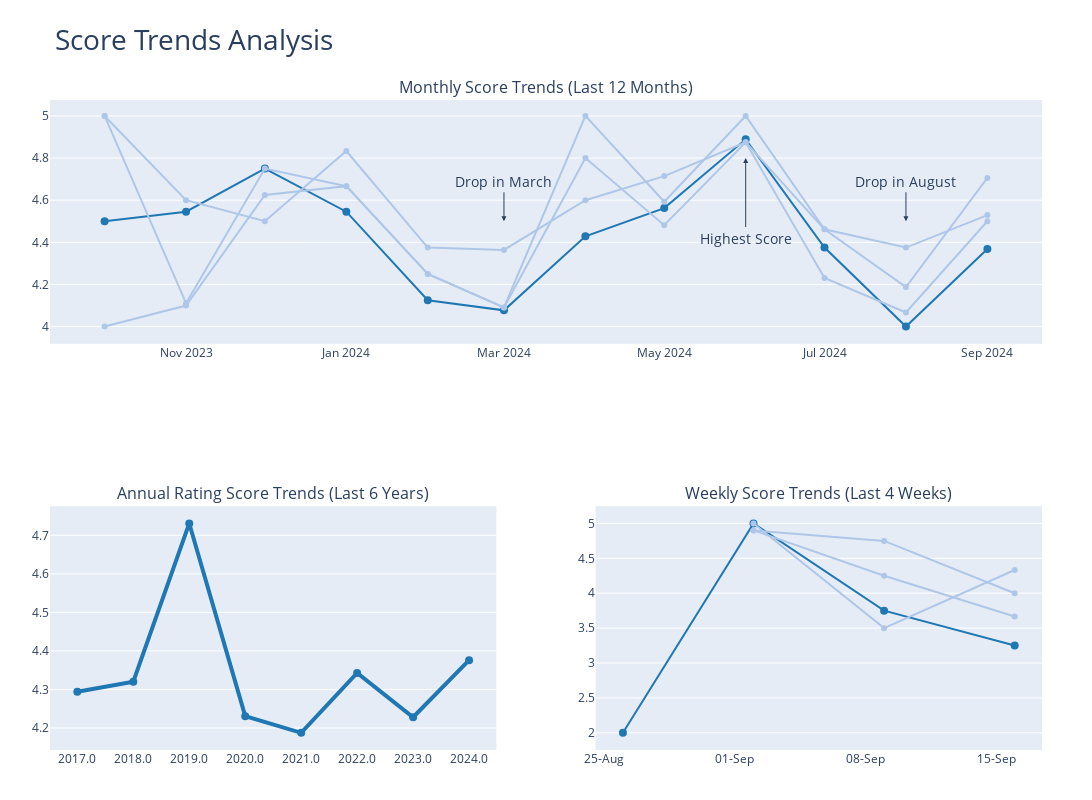

Notebook code for this chart:
### Code cell
# Convert date column to datetime format
reviews['date'] = pd.to_datetime(reviews['date'], errors='coerce')
reviews['month'] = reviews['date'].dt.to_period('M')
reviews['year'] = reviews['date'].dt.year
reviews['week'] = reviews['date'].dt.to_period('W')
reviews['week'] = reviews['date'] - pd.to_timedelta(reviews['date'].dt.weekday, unit='d')
reviews['week'] = reviews['week'].dt.strftime('%Y-%m-%d')

# Filter data for the last periods (months, years, weeks)
last_months = reviews[reviews['date'] >= pd.to_datetime('today') - pd.DateOffset(months=12)]
last_years = reviews[reviews['date'] >= pd.to_datetime('today') - pd.DateOffset(years=8)]
last_weeks = reviews[reviews['date'] >= pd.to_datetime('today') - pd.DateOffset(weeks=5)]

# Compute averages for the required periods
monthly_avg_scores = last_months.groupby('month')[['rating_score', 'food_score', 'service_score', 'atmosphere_score']].mean()
yearly_avg_scores = last_years.groupby('year')[['rating_score']].mean()
weekly_avg_scores = last_weeks.groupby('week')[['rating_score', 'food_score', 'service_score', 'atmosphere_score']].mean()

# Update the axis labels for each score to be more readable
label_mapping = {
    'rating_score': 'Rating',
    'food_score': 'Food',
    'service_score': 'Service',
    'atmosphere_score': 'Atmosphere'
}

# Create a figure with subplots using the Z-layout
fig = make_subplots(rows=2, cols=2,
                    specs=[[{"colspan": 2}, None],
                           [{}, {}]],  # 1 large plot on the first row, 2 smaller plots on the second
                    subplot_titles=("Monthly Score Trends (Last 12 Months)", 
                                    "Annual Rating Score Trends (Last 6 Years)", 
                                    "Weekly Score Trends (Last 4 Weeks)"))

# Add monthly score trends to the first row (rating_score in stronger color)
colors = ['#1f77b4', '#aec7e8', '#aec7e8', '#aec7e8']  # Same tonal range, rating_score stronger
for i, column in enumerate(monthly_avg_scores.columns):
    label = label_mapping[column]  # Get the readable label
    fig.add_trace(
        go.Scatter(x=monthly_avg_scores.index.astype(str), y=monthly_avg_scores[column],
                   mode='lines+markers', name=label, 
                   text=[f"{label} - {val:.2f}" for val in monthly_avg_scores[column]], 
                   hoverinfo="text", line=dict(color=colors[i])),
        row=1, col=1)

# Add yearly score trends to the second row (left)
fig.add_trace(
    go.Scatter(x=yearly_avg_scores.index.astype(str), y=yearly_avg_scores['rating_score'],
               mode='lines+markers', name="Rating", line=dict(color='#1f77b4', width=4),
               text=[f"Rating - {val:.2f}" for val in yearly_avg_scores['rating_score']], 
               hoverinfo="text"),
    row=2, col=1)

# Add weekly score trends to the second row (right, weaker colors)
for i, column in enumerate(weekly_avg_scores.columns):
    label = label_mapping[column]  # Get the readable label
    fig.add_trace(
        go.Scatter(x=weekly_avg_scores.index.astype(str), y=weekly_avg_scores[column],
                   mode='lines+markers', name=label, 
                   text=[f"{label} - {val:.2f}" for val in weekly_avg_scores[column]], 
                   hoverinfo="text", line=dict(color=colors[i])),
        row=2, col=2)

# Enhance presentation: remove gridlines and borders, increase size, and remove legend
fig.update_layout(showlegend=False, 
                  title="Score Trends Analysis",
                  title_font=dict(size=28),
                  margin=dict(l=50, r=50, t=100, b=50),
                  paper_bgcolor="white",
                  height=800, width=1200)

# Remove unnecessary gridlines for a cleaner look
fig.update_xaxes(showline=False, showgrid=False)
fig.update_yaxes(showline=False, showgrid=True)

# Customize x-axes formatting: show only the year for yearly data, and only day and month for weekly data
fig.update_xaxes(
    tickformat="%Y",  # Only show the year for the yearly graph
    row=2, col=1
)

fig.update_xaxes(
    tickformat="%d-%b",  # Show only the day and month for weekly graph
    row=2, col=2
)

# Add annotations to highlight key points
fig.add_annotation(x='2024-06', y=4.8, 
                   text="Highest Score", 
                   showarrow=True, arrowhead=2,
                   ax=0, ay=80, row=1, col=1, font=dict(size=14))

fig.add_annotation(x='2024-03', y=4.5, 
                   text="Drop in March", 
                   showarrow=True, arrowhead=2,
                   ax=0, ay=-40, row=1, col=1, font=dict(size=14))

fig.add_annotation(x='2024-08', y=4.5, 
                   text="Drop in August", 
                   showarrow=True, arrowhead=2,
                   ax=0, ay=-40, row=1, col=1, font=dict(size=14))

# Improve line aesthetics (rating score with more prominence)
fig.update_traces(marker=dict(size=8), selector=dict(name="Rating"))

# Display the interactive plot
fig.show()

### Figure 1 — Plotly figure (JSON) as saved in the notebook; plotly's stock layout.template omitted (floating-point values rounded to 4 significant figures)
{"data": [{"hoverinfo": "text", "line": {"color": "#1f77b4"}, "marker": {"size": 8}, "mode": "lines+markers", "name": "Rating", "text": ["Rating - 4.50", "Rating - 4.55", "Rating - 4.75", "Rating - 4.55", "Rating - 4.12", "Rating - 4.08", "Rating - 4.43", "Rating - 4.56", "Rating - 4.89", "Rating - 4.38", "Rating - 4.00", "Rating - 4.37"], "type": "scatter", "x": ["2023-10", "2023-11", "2023-12", "2024-01", "2024-02", "2024-03", "2024-04", "2024-05", "2024-06", "2024-07", "2024-08", "2024-09"], "xaxis": "x", "y": [4.5, 4.545, 4.75, 4.545, 4.125, 4.077, 4.429, 4.562, 4.889, 4.375, 4, 4.368], "yaxis": "y"}, {"hoverinfo": "text", "line": {"color": "#aec7e8"}, "mode": "lines+markers", "name": "Food", "text": ["Food - 5.00", "Food - 4.11", "Food - 4.75", "Food - 4.67", "Food - 4.25", "Food - 4.09", "Food - 4.80", "Food - 4.48", "Food - 4.88", "Food - 4.23", "Food - 4.07", "Food - 4.50"], "type": "scatter", "x": ["2023-10", "2023-11", "2023-12", "2024-01", "2024-02", "2024-03", "2024-04", "2024-05", "2024-06", "2024-07", "2024-08", "2024-09"], "xaxis": "x", "y": [5, 4.111, 4.75, 4.667, 4.25, 4.091, 4.8, 4.481, 4.875, 4.231, 4.067, 4.5], "yaxis": "y"}, {"hoverinfo": "text", "line": {"color": "#aec7e8"}, "mode": "lines+markers", "name": "Service", "text": ["Service - 5.00", "Service - 4.60", "Service - 4.50", "Service - 4.83", "Service - 4.38", "Service - 4.36", "Service - 4.60", "Service - 4.71", "Service - 4.88", "Service - 4.46", "Service - 4.38", "Service - 4.53"], "type": "scatter", "x": ["2023-10", "2023-11", "2023-12", "2024-01", "2024-02", "2024-03", "2024-04", "2024-05", "2024-06", "2024-07", "2024-08", "2024-09"], "xaxis": "x", "y": [5, 4.6, 4.5, 4.833, 4.375, 4.364, 4.6, 4.714, 4.875, 4.462, 4.375, 4.529], "yaxis": "y"}, {"hoverinfo": "text", "line": {"color": "#aec7e8"}, "mode": "lines+markers", "name": "Atmosphere", "text": ["Atmosphere - 4.00", "Atmosphere - 4.10", "Atmosphere - 4.62", "Atmosphere - 4.67", "Atmosphere - 4.25", "Atmosphere - 4.09", "Atmosphere - 5.00", "Atmosphere - 4.59", "Atmosphere - 5.00", "Atmosphere - 4.46", "Atmosphere - 4.19", "Atmosphere - 4.71"], "type": "scatter", "x": ["2023-10", "2023-11", "2023-12", "2024-01", "2024-02", "2024-03", "2024-04", "2024-05", "2024-06", "2024-07", "2024-08", "2024-09"], "xaxis": "x", "y": [4, 4.1, 4.625, 4.667, 4.25, 4.091, 5, 4.593, 5, 4.462, 4.188, 4.706], "yaxis": "y"}, {"hoverinfo": "text", "line": {"color": "#1f77b4", "width": 4}, "marker": {"size": 8}, "mode": "lines+markers", "name": "Rating", "text": ["Rating - 4.29", "Rating - 4.32", "Rating - 4.73", "Rating - 4.23", "Rating - 4.19", "Rating - 4.34", "Rating - 4.23", "Rating - 4.38"], "type": "scatter", "x": ["2017.0", "2018.0", "2019.0", "2020.0", "2021.0", "2022.0", "2023.0", "2024.0"], "xaxis": "x2", "y": [4.294, 4.32, 4.731, 4.231, 4.188, 4.343, 4.228, 4.376], "yaxis": "y2"}, {"hoverinfo": "text", "line": {"color": "#1f77b4"}, "marker": {"size": 8}, "mode": "lines+markers", "name": "Rating", "text": ["Rating - 2.00", "Rating - 5.00", "Rating - 3.75", "Rating - 3.25"], "type": "scatter", "x": ["2024-08-26", "2024-09-02", "2024-09-09", "2024-09-16"], "xaxis": "x3", "y": [2, 5, 3.75, 3.25], "yaxis": "y3"}, {"hoverinfo": "text", "line": {"color": "#aec7e8"}, "mode": "lines+markers", "name": "Food", "text": ["Food - nan", "Food - 5.00", "Food - 3.50", "Food - 4.33"], "type": "scatter", "x": ["2024-08-26", "2024-09-02", "2024-09-09", "2024-09-16"], "xaxis": "x3", "y": [null, 5, 3.5, 4.333], "yaxis": "y3"}, {"hoverinfo": "text", "line": {"color": "#aec7e8"}, "mode": "lines+markers", "name": "Service", "text": ["Service - nan", "Service - 4.90", "Service - 4.25", "Service - 3.67"], "type": "scatter", "x": ["2024-08-26", "2024-09-02", "2024-09-09", "2024-09-16"], "xaxis": "x3", "y": [null, 4.9, 4.25, 3.667], "yaxis": "y3"}, {"hoverinfo": "text", "line": {"color": "#aec7e8"}, "mode": "lines+markers", "name": "Atmosphere", "text": ["Atmosphere - nan", "Atmosphere - 4.90", "Atmosphere - 4.75", "Atmosphere - 4.00"], "type": "scatter", "x": ["2024-08-26", "2024-09-02", "2024-09-09", "2024-09-16"], "xaxis": "x3", "y": [null, 4.9, 4.75, 4], "yaxis": "y3"}], "layout": {"annotations": [{"font": {"size": 16}, "showarrow": false, "text": "Monthly Score Trends (Last 12 Months)", "x": 0.5, "xanchor": "center", "xref": "paper", "y": 1, "yanchor": "bottom", "yref": "paper"}, {"font": {"size": 16}, "showarrow": false, "text": "Annual Rating Score Trends (Last 6 Years)", "x": 0.225, "xanchor": "center", "xref": "paper", "y": 0.375, "yanchor": "bottom", "yref": "paper"}, {"font": {"size": 16}, "showarrow": false, "text": "Weekly Score Trends (Last 4 Weeks)", "x": 0.775, "xanchor": "center", "xref": "paper", "y": 0.375, "yanchor": "bottom", "yref": "paper"}, {"arrowhead": 2, "ax": 0, "ay": 80, "font": {"size": 14}, "showarrow": true, "text": "Highest Score", "x": "2024-06", "xref": "x", "y": 4.8, "yref": "y"}, {"arrowhead": 2, "ax": 0, "ay": -40, "font": {"size": 14}, "showarrow": true, "text": "Drop in March", "x": "2024-03", "xref": "x", "y": 4.5, "yref": "y"}, {"arrowhead": 2, "ax": 0, "ay": -40, "font": {"size": 14}, "showarrow": true, "text": "Drop in August", "x": "2024-08", "xref": "x", "y": 4.5, "yref": "y"}], "height": 800, "margin": {"b": 50, "l": 50, "r": 50, "t": 100}, "paper_bgcolor": "white", "showlegend": false, "title": {"font": {"size": 28}, "text": "Score Trends Analysis"}, "width": 1200, "xaxis": {"anchor": "y", "domain": [0, 1], "showgrid": false, "showline": false}, "xaxis2": {"anchor": "y2", "domain": [0, 0.45], "showgrid": false, "showline": false, "tickformat": "%Y"}, "xaxis3": {"anchor": "y3", "domain": [0.55, 1], "showgrid": false, "showline": false, "tickformat": "%d-%b"}, "yaxis": {"anchor": "x", "domain": [0.625, 1], "showgrid": true, "showline": false}, "yaxis2": {"anchor": "x2", "domain": [0, 0.375], "showgrid": true, "showline": false}, "yaxis3": {"anchor": "x3", "domain": [0, 0.375], "showgrid": true, "showline": false}}}
